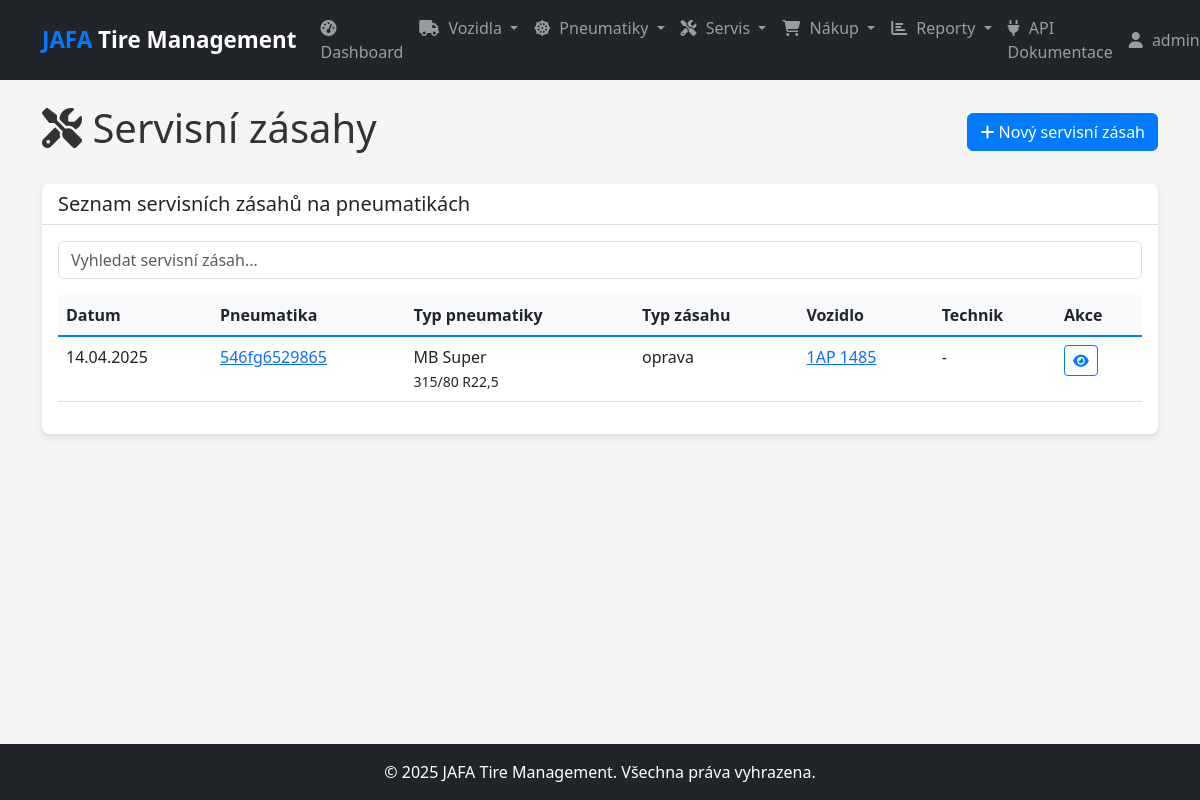
The app's page /service-actions (signed in) with its own data.
### models.py (models this page shows, shortened)
class User(db.Model, UserMixin):
    id = db.Column(db.Integer, primary_key=True)
    username = db.Column(db.String(50), unique=True, nullable=False)
    email = db.Column(db.String(120), unique=True, nullable=False)
    password_hash = db.Column(db.String(128), nullable=False)
    role = db.Column(db.String(20), nullable=False, default='technician')  # admin, manager, technician
    created_at = db.Column(db.DateTime, default=datetime.utcnow)

class ServiceAction(db.Model):
    id = db.Column(db.Integer, primary_key=True)
    tire_id = db.Column(db.Integer, db.ForeignKey('tire.id'), nullable=False)
    action_type = db.Column(db.String(50), nullable=False)  # např. "prohlídka", "oprava"
    action_date = db.Column(db.DateTime, default=datetime.utcnow)
    description = db.Column(db.Text, nullable=False)
    technician_id = db.Column(db.Integer, db.ForeignKey('user.id'))
    note = db.Column(db.Text)

class Tire(db.Model):
    id = db.Column(db.Integer, primary_key=True)
    serial_number = db.Column(db.String(50), nullable=False, unique=True)
    tire_type_id = db.Column(db.Integer, db.ForeignKey('tire_type.id'), nullable=False)
    manufacture_date = db.Column(db.Date)
    purchase_date = db.Column(db.Date)
    status = db.Column(db.String(20), nullable=False, default='skladem')  # skladem, namontováno, vyřazeno
    initial_tread_depth = db.Column(db.Float)  # Počáteční hloubka dezénu v mm
    current_tread_depth = db.Column(db.Float)  # Aktuální hloubka dezénu v mm
    total_mileage = db.Column(db.Integer, default=0)  # Celkový nájezd v km
    note = db.Column(db.Text)
    created_at = db.Column(db.DateTime, default=datetime.utcnow)
    position_id = db.Column(db.Integer, db.ForeignKey('tire_position.id'), nullable=True)
    history = db.relationship('TireHistory', backref='tire', lazy=True, cascade="all, delete-orphan")
    service_actions = db.relationship('ServiceAction', backref='tire', lazy=True)

class TireType(db.Model):
    id = db.Column(db.Integer, primary_key=True)
    brand = db.Column(db.String(50), nullable=False)
    model = db.Column(db.String(50), nullable=False)
    size = db.Column(db.String(20), nullable=False)  # např. "315/80 R22.5"
    usage_type = db.Column(db.String(50))  # např. "hnací", "řídící", "návěsová"
    price = db.Column(db.Float)
    avg_lifespan_km = db.Column(db.Integer)  # Průměrná životnost v km
    min_stock_level = db.Column(db.Integer, default=2)  # Minimální skladové zásoby
    supplier_id = db.Column(db.Integer, db.ForeignKey('supplier.id'))
    note = db.Column(db.Text)
    created_at = db.Column(db.DateTime, default=datetime.utcnow)
    tires = db.relationship('Tire', backref='tire_type', lazy=True)

class Vehicle(db.Model):
    id = db.Column(db.Integer, primary_key=True)
    registration_number = db.Column(db.String(20), nullable=False, unique=True)
    vehicle_type = db.Column(db.String(20), nullable=False)  # "tahač" nebo "návěs"
    brand = db.Column(db.String(50))
    model = db.Column(db.String(50))
    year_of_manufacture = db.Column(db.Integer)
    vin = db.Column(db.String(17))
    current_mileage = db.Column(db.Integer)  # Aktuální nájezd v km
    last_mileage_update = db.Column(db.DateTime, default=datetime.utcnow)
    note = db.Column(db.Text)
    created_at = db.Column(db.DateTime, default=datetime.utcnow)
    combination_id = db.Column(db.Integer, db.ForeignKey('vehicle_combination.id'), nullable=True)
    tire_positions = db.relationship('TirePosition', backref='vehicle', lazy=True, cascade="all, delete-orphan")

### routes.py (the view)
    @app.route('/service-actions')
    @login_required
    def list_service_actions():
        service_actions = ServiceAction.query.order_by(ServiceAction.action_date.desc()).all()
        return render_template('service/list.html', service_actions=service_actions)

### app.py (called while the page is built)
@app.context_processor
def inject_now():
    return {'now': datetime.now()}

### models.py (called while the page is built)
@login_manager.user_loader
def load_user(user_id):
    return User.query.get(int(user_id))

### templates/service/list.html (shortened to what this page needs)
{% extends 'layout.html' %}
{% block content %}
<div class="d-flex justify-content-between align-items-center mb-4">
    <h1><i class="fas fa-tools"></i> Servisní zásahy</h1>
    <div>
        <a href="{{ url_for('add_service_action') }}" class="btn btn-primary">
            <i class="fas fa-plus"></i> Nový servisní zásah
        </a>
    </div>
</div>
<div class="card mb-4">
    <div class="card-header">
        <h5 class="mb-0">Seznam servisních zásahů na pneumatikách</h5>
    </div>
    <div class="card-body">
        <div class="mb-3">
            <input type="text" id="table-filter" class="form-control" placeholder="Vyhledat servisní zásah...">
        </div>
        <div class="table-responsive">
            <table class="table table-hover" id="data-table">
                <thead>
                    <tr>
                        <th>Datum</th>
                        <th>Pneumatika</th>
                        <th>Typ pneumatiky</th>
                        <th>Typ zásahu</th>
                        <th>Vozidlo</th>
                        <th>Technik</th>
                        <th>Akce</th>
                    </tr>
                </thead>
                <tbody>
                    {% for action in service_actions %}
                    <tr>
                        <td>{{ action.action_date.strftime('%d.%m.%Y') }}</td>
                        <td>
                            <a href="{{ url_for('tire_detail', id=action.tire_id) }}">
                                {{ action.tire.serial_number }}
                            </a>
                        </td>
                        <td>
                            {{ action.tire.tire_type.brand }} {{ action.tire.tire_type.model }}<br>
                            <small>{{ action.tire.tire_type.size }}</small>
                        </td>
                        <td>{{ action.action_type }}</td>
                        <td>
                            {% if action.tire.position and action.tire.position.vehicle %}
                            <a href="{{ url_for('vehicle_detail', id=action.tire.position.vehicle.id) }}">
                                {{ action.tire.position.vehicle.registration_number }}
                            </a>
                            {% else %}
                            <span class="text-muted">Skladem</span>
                            {% endif %}
                        </td>
                        <td>{{ action.technician.username if action.technician else '-' }}</td>
                        <td>
                            <button type="button" class="btn btn-sm btn-outline-primary" title="Zobrazit detail"
                                    data-bs-toggle="modal" data-bs-target="#detailModal"
                                    data-action-id="{{ action.id }}"
                                    data-date="{{ action.action_date.strftime('%d.%m.%Y') }}"
                                    data-tire="{{ action.tire.serial_number }}"
                                    data-tire-type="{{ action.tire.tire_type.brand }} {{ action.tire.tire_type.model }} {{ action.tire.tire_type.size }}"
                                    data-action-type="{{ action.action_type }}"
                                    data-description="{{ action.description }}"
                                    data-note="{{ action.note or '' }}"
                                    data-technician="{{ action.technician.username if action.technician else '-' }}">
                                <i class="fas fa-eye"></i>
                            </button>
                        </td>
                    </tr>
                    {% else %}
                    <tr>
                        <td colspan="7" class="text-center">Žádné servisní zásahy nebyly nalezeny.</td>
                    </tr>
                    {% endfor %}
                </tbody>
            </table>
        </div>
    </div>
</div>
{% endblock %}

### templates/layout.html (shortened to what this page needs)
<!DOCTYPE html>
<html lang="cs">
<head>
    <link href="https://cdn.jsdelivr.net/npm/bootstrap@5.3.0/dist/css/bootstrap.min.css" rel="stylesheet">
    <link rel="stylesheet" href="https://cdnjs.cloudflare.com/ajax/libs/font-awesome/6.4.0/css/all.min.css">
    <link rel="stylesheet" href="{{ url_for('static', filename='css/style.css') }}">
</head>
<body>
    <header>
        <nav class="navbar navbar-expand-lg navbar-dark bg-dark">
            <div class="container">
                <a class="navbar-brand" href="{{ url_for('index') }}">
                    <span class="fw-bold text-primary">JAFA</span> Tire Management
                </a>
                <div class="collapse navbar-collapse" id="navbarNavDropdown">
                    {% if current_user.is_authenticated %}
                    <ul class="navbar-nav me-auto">
                        <li class="nav-item">
                            <a class="nav-link" href="{{ url_for('dashboard') }}">
                                <i class="fas fa-tachometer-alt"></i> Dashboard
                            </a>
                        </li>
                        <li class="nav-item dropdown">
                            <a class="nav-link dropdown-toggle" href="#" id="navbarVehicleDropdown" role="button" data-bs-toggle="dropdown" aria-expanded="false">
                                <i class="fas fa-truck"></i> Vozidla
                            </a>
                        </li>
                        <li class="nav-item dropdown">
                            <a class="nav-link dropdown-toggle" href="#" id="navbarTireDropdown" role="button" data-bs-toggle="dropdown" aria-expanded="false">
                                <i class="fas fa-dharmachakra"></i> Pneumatiky
                            </a>
                        </li>
                        <li class="nav-item dropdown">
                            <a class="nav-link dropdown-toggle" href="#" id="navbarServiceDropdown" role="button" data-bs-toggle="dropdown" aria-expanded="false">
                                <i class="fas fa-tools"></i> Servis
                            </a>
                        </li>
                        <li class="nav-item dropdown">
                            <a class="nav-link dropdown-toggle" href="#" id="navbarPurchaseDropdown" role="button" data-bs-toggle="dropdown" aria-expanded="false">
                                <i class="fas fa-shopping-cart"></i> Nákup
                            </a>
                        </li>
                        <li class="nav-item dropdown">
                            <a class="nav-link dropdown-toggle" href="#" id="navbarReportDropdown" role="button" data-bs-toggle="dropdown" aria-expanded="false">
                                <i class="fas fa-chart-bar"></i> Reporty
                            </a>
                        </li>
                        <li class="nav-item">
                            <a class="nav-link" href="{{ url_for('api_docs') }}">
                                <i class="fas fa-plug"></i> API Dokumentace
                            </a>
                        </li>
                    </ul>
                    <ul class="navbar-nav">
                        <li class="nav-item dropdown">
                            <a class="nav-link dropdown-toggle" href="#" id="navbarUserDropdown" role="button" data-bs-toggle="dropdown" aria-expanded="false">
                                <i class="fas fa-user"></i> {{ current_user.username }}
                            </a>
                        </li>
                    </ul>
                    {% else %}
                    <ul class="navbar-nav ms-auto">
                        <li class="nav-item">
                            <a class="nav-link" href="{{ url_for('login') }}">Přihlásit se</a>
                        </li>
                    </ul>
                    {% endif %}
                </div>
            </div>
        </nav>
    </header>
    <main class="py-4">
        <div class="container">
            {% block content %}{% endblock %}
        </div>
    </main>
    <footer class="py-3 mt-4 bg-dark text-white">
        <div class="container text-center">
            <p class="mb-0">&copy; {{ now.year }} JAFA Tire Management. Všechna práva vyhrazena.</p>
        </div>
    </footer>
</body>
</html>

### static/css/style.css (style rules this page uses)
:root { --primary-color: #007bff; --secondary-color: #6c757d; --success-color: #28a745; --danger-color: #dc3545; --warning-color: #ffc107; --info-color: #17a2b8; --dark-color: #343a40; --light-color: #f8f9fa; }
body { font-family: 'Segoe UI', Tahoma, Geneva, Verdana, sans-serif; color: #333; background-color: #f5f5f5; min-height: 100vh; display: flex; flex-direction: column; }
main { flex: 1 0 auto; }
.navbar-brand { font-weight: bold; font-size: 1.4rem; }
.navbar-brand .text-primary { color: var(--primary-color) !important; }
.nav-link { font-weight: 500; }
.nav-link i { margin-right: 5px; }
.card { border-radius: 8px; overflow: hidden; box-shadow: 0 4px 6px rgba(0, 0, 0, 0.1); margin-bottom: 1.5rem; border: none; }
.card-header { background-color: #fff; border-bottom: 1px solid rgba(0, 0, 0, 0.125); font-weight: 600; }
.table thead th { background-color: var(--light-color); border-bottom: 2px solid var(--primary-color); font-weight: 600; }
.btn-primary { background-color: var(--primary-color); border-color: var(--primary-color); }
.btn-outline-primary { color: var(--primary-color); border-color: var(--primary-color); }

### records on screen
User: username "admin…"
ServiceAction: action_date "14.04.2025", tire.serial_number "546fg6529865", tire.tire_type.brand "MB", tire.tire_type.model "Super", tire.tire_type.size "315/80 R22,5", action_type "oprava", tire.position.vehicle.registration_number "1AP 1485", technician "-"
